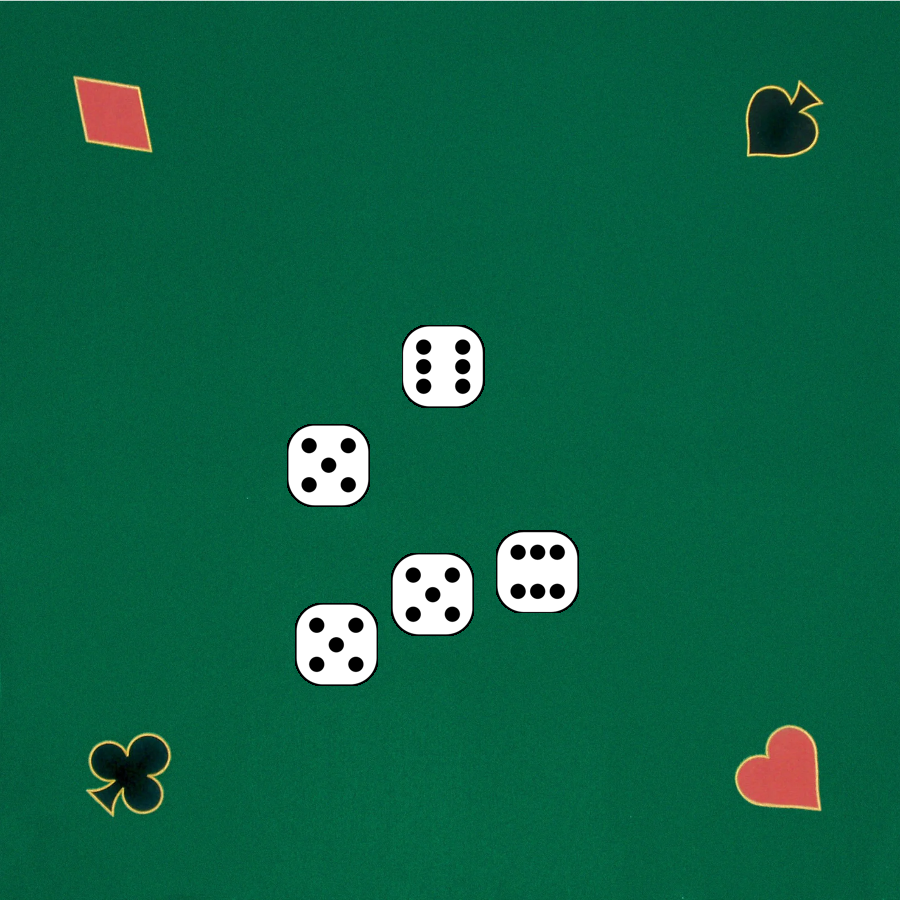
%> input picture Midterm Project/code_images/table_color_fives.png, 900 x 900 px
$ octave derin_gezgin_in_class_assignment.m   (GNU Octave 9; MATLAB toolbox functions it lacks are replaced by stand-ins)
%> lines starting %> are read from the running program, lines starting %| are printed output that depends on the picture; in (x1, y1, x2, y2) boxes, pixels count from 0 and x2, y2 are one past the last pixel; in counts of white or black regions, pixels touching at a corner belong together; the program's own positions count from 1
% Derin Gezgin
% COM322 - In-Class Assignment - Updated Version

clc;
game_table = imread('table_color_fives.png');
%> game_table is the input picture: size 900x900x3 uint8; mean R, G, B 14.2, 99.8, 69.5

template_5 = game_table(424:508, 287:371,:);
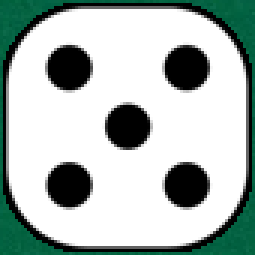
%> template_5: size 85x85x3 uint8 (shown 3 times larger); mean R, G, B 172.5, 184.3, 180.2
blue_template = template_5;
blur_kernel = (1/(5*5)) * ones(5);
yellow_template = template_5;
blurred_template = apply_kernel(template_5, blur_kernel);
%> after the loop in apply_kernel, `for i=1+half_kernel:cols-half_kernel`:
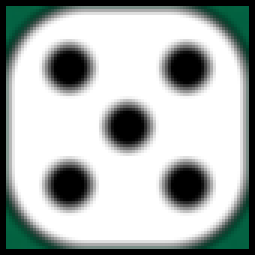
%> new_img: size 85x85x3 uint8 (shown 3 times larger); mean R, G, B 170.3, 176.4, 174.3
%> after the loop in apply_kernel, `for i=1+half_kernel:cols-half_kernel`: roi = [63 63 68 63 62; 63 63 69 62 64; 63 68 71 68 65; 63 64 75 61 63; 66 60 67 68 63]; sum_num = 65
hsv_template = rgb2hsv(template_5);
%> hsv_template: size 85x85x3 double; mean H, S, V 0.0552, 0.12, 0.723
mask = hsv_template(:, :, 3) > 0.5;
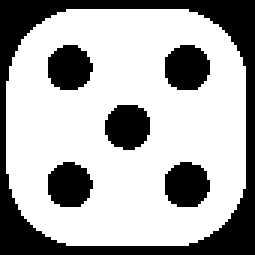
%> mask: size 85x85 logical (shown 3 times larger); 67.2% white; 6 black regions, box (x1, y1, x2, y2) and area: (0, 0, 85, 85) 1467, (55, 15, 70, 30) 183, (35, 35, 50, 50) 181, (55, 54, 70, 69) 181, (16, 15, 31, 30) 178, (16, 54, 31, 69) 178

[row,col,cha] = size(template_5);
%> row = 85; col = 85; cha = 3
for r = 1:row
    for c = 1:col
        if mask(r,c) == 1
                blue_template(r,c,1) = 137;
                yellow_template(r, c, 1) = 255;
                blue_template(r,c,2) = 207;
                yellow_template(r, c, 2) = 255;
                blue_template(r,c,3) = 240;
                yellow_template(r, c, 3) = 0;
         end
    end
end
%> blue_template: size 85x85x3 uint8; mean H, S, V 95.6, 154.5, 172.6
%> yellow_template: size 85x85x3 uint8; mean H, S, V 174.9, 186.7, 11.2

[xlocs, ylocs] = template_matcher_single(game_table, template_5);
blue_img = replace_roi(xlocs, ylocs, blue_template, game_table);
figure(1);
imshow(blue_img);
pause;

[xlocs, ylocs] = template_matcher_multiple(game_table, template_5, 0.9);
yellow_img = replace_roi(xlocs, ylocs, yellow_template, game_table);
figure(2);
imshow(yellow_img);
pause;

blurred_img = replace_roi(xlocs, ylocs, blurred_template, game_table);
figure(3);
imshow(blurred_img);
pause;

image_4_replaced = replace_roi(xlocs, ylocs, get_template(4), game_table);
% [50 lines not run here, left out]
% [64 lines left out: functions process_image, disp_number_single, template_matcher_black, not called in this run]

function A = get_template(i)
    A = imread(['d_', num2str(i), '.png']);
end

% [9 lines left out: function write_num, not called in this run]

function [xlocs, ylocs]=template_matcher_single(img, template)
    img = rgb2gray(img);
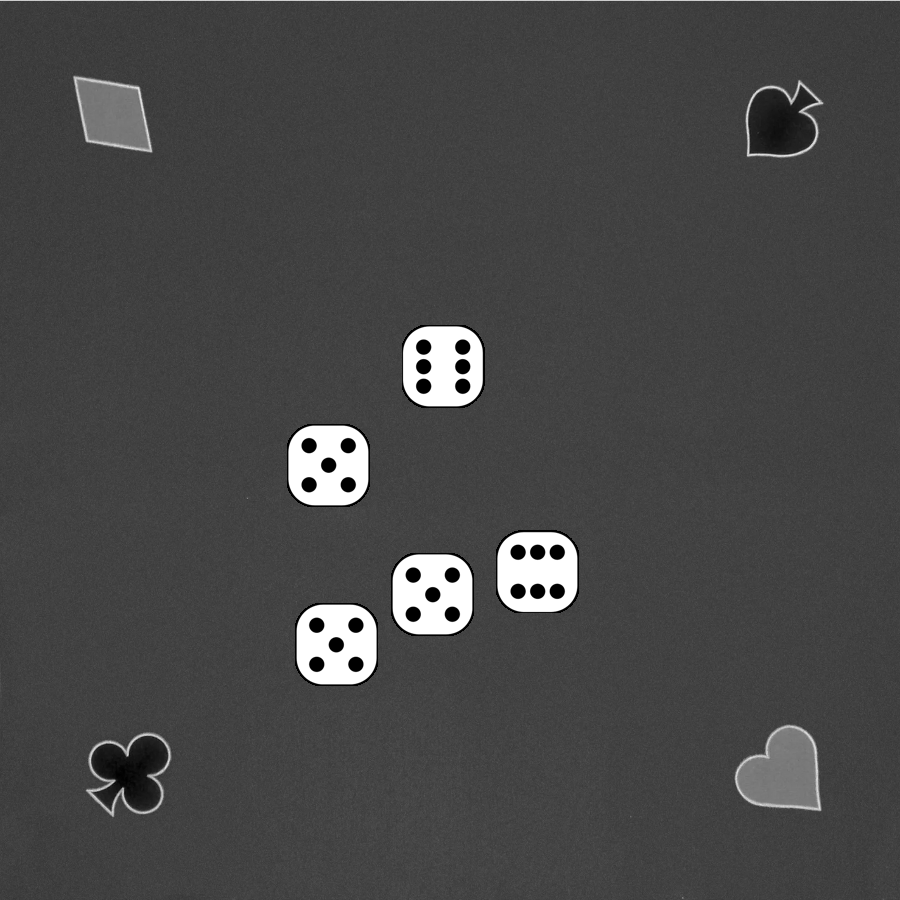
%> img: size 900x900 uint8; min 0, max 255, mean 70.7
    template = rgb2gray(template);
    xlocs=[];
    ylocs=[];
    c = normxcorr2(template, img);
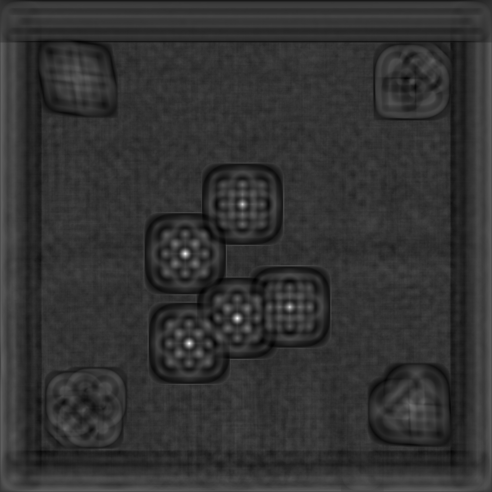
%> c: size 984x984 double (shown at 1/2 size); min -0.252, max 1, mean -0.000264; drawn with min black and max white

    [ypeak,xpeak] = find(c==max(c(:)));
%> ypeak = 508; xpeak = 371

    xloc = xpeak - (size(template, 2) / 2) + 1;
%> xloc = 329.5
    yloc = ypeak - (size(template, 1) / 2) + 1;
%> yloc = 466.5

    xlocs = [xlocs, xloc];
%> xlocs = 329.5
    ylocs = [ylocs, yloc];
%> ylocs = 466.5
%> `[xlocs, ylocs] = template_matcher_single(game_table, template_5);`: xlocs = 329.5; ylocs = 466.5
end

function new_img = apply_kernel(img, kernel)
    N = size(kernel, 1);
    half_kernel = floor(N/2);

    [cols, rows, channels] = size(img);
    new_img = uint8(zeros(cols, rows, 3));

    for i=1+half_kernel:cols-half_kernel
        for j=1+half_kernel:rows-half_kernel
            if channels > 1
                for c=1:channels
                    roi = double(img(i-half_kernel:i+half_kernel, j-half_kernel:j+half_kernel, c));
                    sum_num = sum(kernel .* roi, "all");
                    new_img(i, j,c) = sum_num;
                end
            else
                roi = double(img(i-half_kernel:i+half_kernel, j-half_kernel:j+half_kernel, :));
                sum_num = sum(kernel .* roi, "all");
                new_img(i, j, :) = sum_num;
            end
        end
    end
end

function new_img=replace_roi(xlocs, ylocs, roi, img)
%> called with xlocs = 329.5, ylocs = 466.5
    if length(xlocs) ~= length(ylocs)
        error('xlocs and ylocs must be of the same length');
    end

    roi_height = size(roi, 1);
%> roi_height = 85
    roi_width = size(roi, 2);
%> roi_width = 85

    for i = 1:length(xlocs)
        xpeak = xlocs(i) + (roi_width + 1)/2;
        ypeak = ylocs(i) + (roi_height + 1)/2;
        x_start = max(1, xpeak - roi_width + 1);
        y_start = max(1, ypeak - roi_height + 1);
        img(y_start:ypeak, x_start:xpeak, :) = roi;
    end
%> this loop made 1 pass
%> (xpeak, ypeak, x_start, y_start) on pass 1: (372.5, 509.5, 288.5, 425.5)
%> img: size 900x900x3 uint8; 0.82% of pixels changed, all inside (x1, y1, x2, y2) = (288, 425, 373, 510)

    new_img = img;
end

function [xlocs, ylocs]=template_matcher_multiple(img, template, threshold)
%> called with threshold = 0.9
    xlocs=[];
    ylocs=[];
    img = rgb2gray(img);
    template = rgb2gray(template);
    angles = [0, 90, 180, 270];
    template_default = template;

    for angle = angles
        template = imrotate(template_default, angle);
        c = normxcorr2(template, img);
        while max(c(:)) > threshold
            [ypeak,xpeak] = find(c==max(c(:)));

            xloc = xpeak - (size(template, 2) / 2) + 1;
            yloc = ypeak - (size(template, 1) / 2) + 1;

            xlocs = [xlocs, xloc];
            ylocs = [ylocs, yloc];

            c(ypeak:ypeak, xpeak:xpeak) = 0;
        end
    end
%> this loop made 4 passes
%> pass 3, in template_matcher_multiple, `template = imrotate(template_default, angle);`:
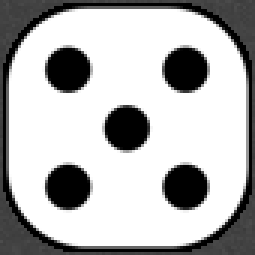
%> template: size 85x85 uint8 (shown 3 times larger); min 0, max 255, mean 180.3; mean of the top-left, top-right, bottom-left and bottom-right quarters 179.5, 181.2, 179.4, 181.1
%> after the loop, xlocs = 60 values, max 434.5 at index 6, min 328.5 at index 7, mean 366.9; ylocs = 60 values, max 646.5 at index 4, min 465.5 at index 9, mean 569.2
%> the loop in replace_roi (call 2), `for i = 1:length(xlocs)` made 60 passes
%> (xpeak, ypeak, x_start, y_start) on passes 1 to 12: (372.5, 509.5, 288.5, 425.5), (476.5, 638.5, 392.5, 554.5), (380.5, 688.5, 296.5, 604.5), (380.5, 689.5, 296.5, 605.5), (476.5, 639.5, 392.5, 555.5), (477.5, 638.5, 393.5, 554.5), (371.5, 509.5, 287.5, 425.5), (373.5, 509.5, 289.5, 425.5), (372.5, 508.5, 288.5, 424.5), (372.5, 510.5, 288.5, 426.5), (379.5, 688.5, 295.5, 604.5), (381.5, 688.5, 297.5, 604.5)
%> after the loop in replace_roi (call 2), `for i = 1:length(xlocs)`: img: size 900x900x3 uint8; 2.6% of pixels changed, all inside (x1, y1, x2, y2) = (287, 424, 478, 690)
%> the loop in replace_roi (call 3), `for i = 1:length(xlocs)` made 60 passes
%> after the loop in replace_roi (call 3), `for i = 1:length(xlocs)`:
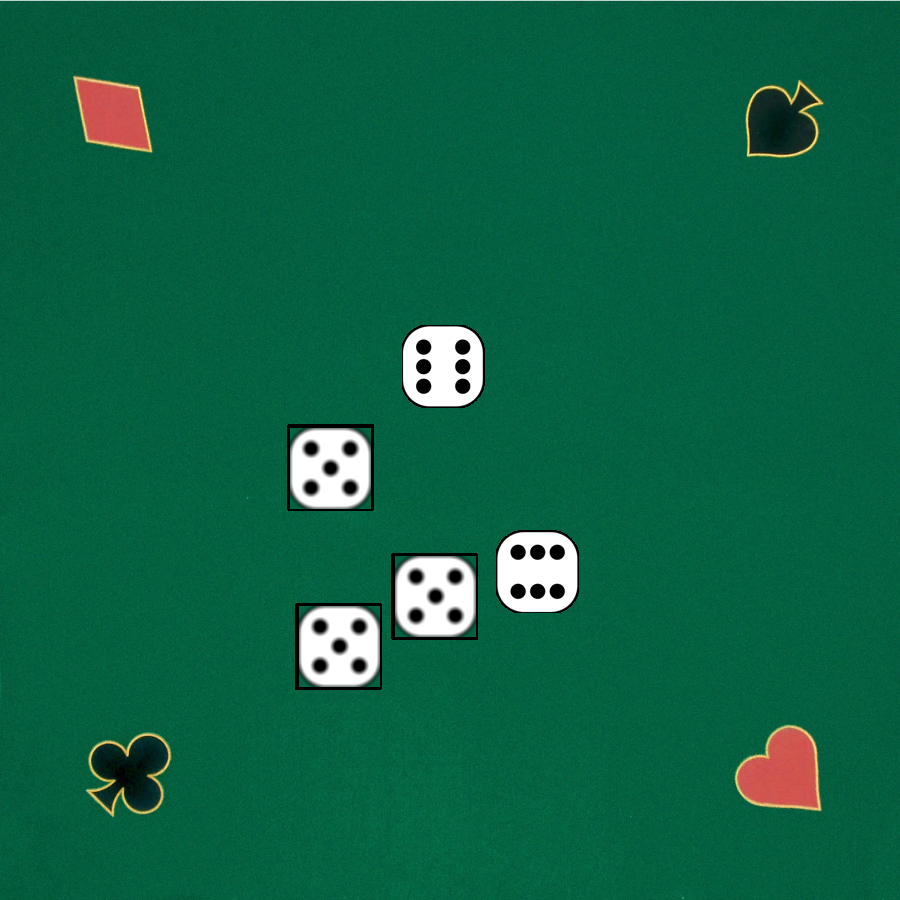
%> img: size 900x900x3 uint8; 1.49% of pixels changed, all inside (x1, y1, x2, y2) = (287, 424, 478, 690)
%> (the run ends here)
